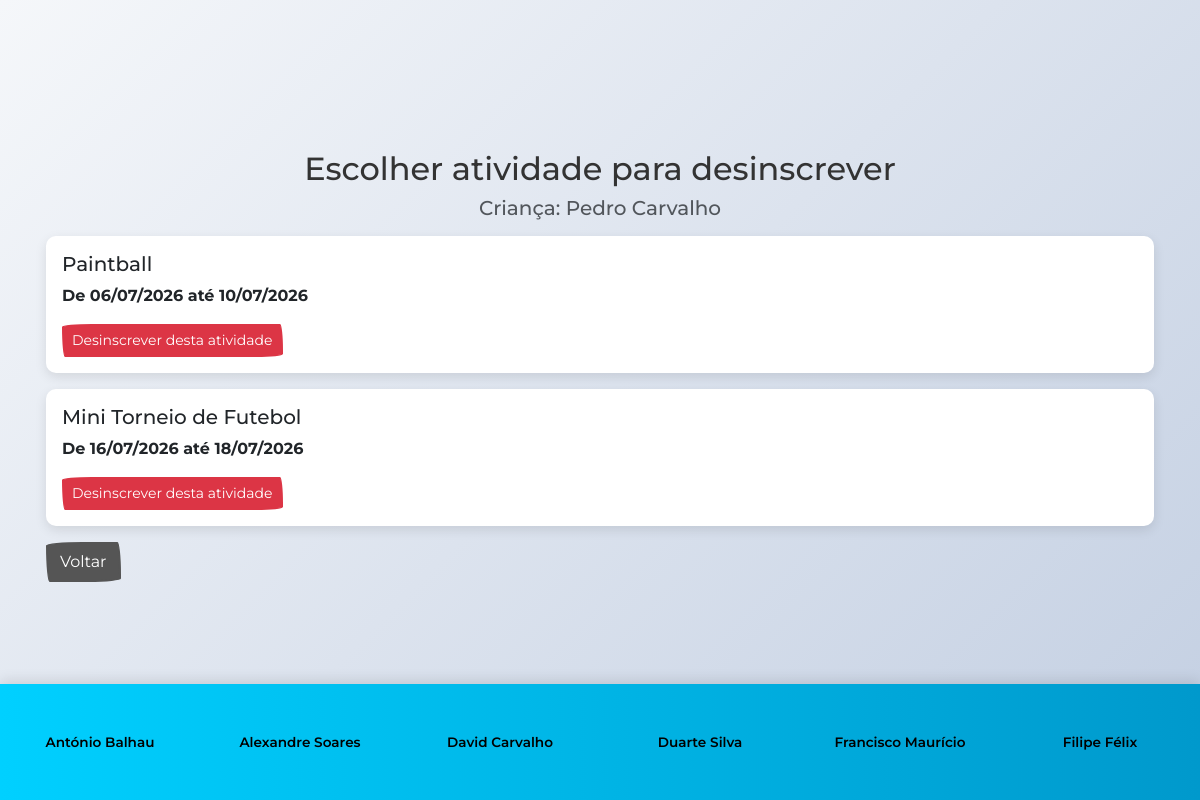
Screenshot of /desinscrever.php?id=2 (signed in) with the database file from the repository.
### tables this page shows
CREATE TABLE IF NOT EXISTS aluno (
  id int(11) NOT NULL AUTO_INCREMENT,
  nome varchar(100) NOT NULL,
  data_nascimento date NOT NULL,
  enc_educacao int(11) NOT NULL,
  PRIMARY KEY (id),
  FOREIGN KEY (enc_educacao) REFERENCES enc_educacao(id)
);

CREATE TABLE IF NOT EXISTS atividade (
  id int(11) NOT NULL AUTO_INCREMENT,
  titulo varchar(100) NOT NULL,
  descricao text NOT NULL,
  imagem varchar(50) NOT NULL,
  data_inicio date NOT NULL,
  data_fim date NOT NULL,
  lotacao_max int(11) NOT NULL,
  PRIMARY KEY (id)
);

### desinscrever.php (the view, shortened to what this page needs)
<?php
$id_user = intval($_SESSION['id_user']);
$nivel = intval($_SESSION['nivel']);
if (isset($_GET['id']) && ctype_digit($_GET['id'])) {
    $id_crianca = (int) $_GET['id'];
} elseif (isset($_POST['id_crianca']) && ctype_digit($_POST['id_crianca'])) {
    $id_crianca = (int) $_POST['id_crianca'];
} else {
    die("Aluno inválido");
}
$voltar = isset($_GET['voltar']) ? $_GET['voltar'] : 'gerir_criancas.php';
if ($nivel == 2) {
    $stmt_enc = mysqli_prepare($conn, "
        SELECT id
        FROM enc_educacao
        WHERE email = (
            SELECT email
            FROM utilizador
            WHERE id = ?
        )
    ");
    mysqli_stmt_bind_param($stmt_enc, "i", $id_user);
    mysqli_stmt_execute($stmt_enc);
    $res_enc = mysqli_stmt_get_result($stmt_enc);
    mysqli_stmt_close($stmt_enc);
    if (!$res_enc || mysqli_num_rows($res_enc) == 0) {
        redirecionarComErro('Encarregado não encontrado na base de dados.', 'erro.php');
    }
    $enc_data = mysqli_fetch_assoc($res_enc);
    $enc_id = intval($enc_data['id']);
    $stmt_aluno = mysqli_prepare($conn, "
        SELECT id, nome
        FROM aluno
        WHERE id = ?
        AND enc_educacao = ?
    ");
    mysqli_stmt_bind_param($stmt_aluno, "ii", $id_crianca, $enc_id);
    mysqli_stmt_execute($stmt_aluno);
    $res_aluno = mysqli_stmt_get_result($stmt_aluno);
    mysqli_stmt_close($stmt_aluno);
    if (!$res_aluno || mysqli_num_rows($res_aluno) == 0) {
        redirecionarComErro('Não tem permissão para desinscrever esta criança.', 'gerir_criancas.php');
    }
    $aluno_atual = mysqli_fetch_assoc($res_aluno);
} elseif ($nivel == 1) {
    $stmt_aluno = mysqli_prepare($conn, "
        SELECT id, nome
        FROM aluno
        WHERE id = ?
    ");
    mysqli_stmt_bind_param($stmt_aluno, "i", $id_crianca);
    mysqli_stmt_execute($stmt_aluno);
    $res_aluno = mysqli_stmt_get_result($stmt_aluno);
    $aluno_atual = mysqli_fetch_assoc($res_aluno);
} else {
    redirecionarComErro('Acesso negado.', 'index.php');
}
$stmt_atividades = mysqli_prepare($conn, "
    SELECT DISTINCT a.id, a.titulo, a.data_inicio, a.data_fim
    FROM atividade a
    INNER JOIN inscricao i ON i.atividade = a.id
    WHERE i.aluno = ?
    ORDER BY a.data_inicio
");
mysqli_stmt_bind_param($stmt_atividades, "i", $id_crianca);
mysqli_stmt_execute($stmt_atividades);
$result = mysqli_stmt_get_result($stmt_atividades);
?>
<!DOCTYPE html>
<html lang="pt">
<head>
    <link rel="stylesheet" href="bootstrap.min.css">
    <link rel="stylesheet" href="style.css">
</head>
<body>
<div class="container" style="padding:2vh; margin-top: 30px;">
    <h2 class="text-center">Escolher atividade para desinscrever</h2>
    <h5 class="text-center text-muted">
        Criança: <?php echo htmlspecialchars($aluno_atual['nome']); ?>
    </h5>
    <?php if ($result && mysqli_num_rows($result) > 0) { ?>
        <?php while ($atividade = mysqli_fetch_assoc($result)) { ?>
            <div class="card mt-3 p-3">
                <h5><?php echo htmlspecialchars($atividade['titulo']); ?></h5>
                <p>
                    De <?php echo date('d/m/Y', strtotime($atividade['data_inicio'])); ?>
                    até <?php echo date('d/m/Y', strtotime($atividade['data_fim'])); ?>
                </p>
                <form method="post" onsubmit="return confirm('Tem a certeza que quer desinscrever esta criança desta atividade?');">
                    <button type="submit" class="btn btn-danger btn-sm">
                        Desinscrever desta atividade
                    </button>
                </form>
            </div>
        <?php } ?>
    <?php } else { ?>
        <div class="alert alert-warning mt-3">
            Esta criança não está inscrita em nenhuma atividade.
        </div>
    <?php } ?>
    <div class="mt-3">
        <a href="<?php echo htmlspecialchars($voltar); ?>" class="btn btn-secondary">
            Voltar
        </a>
    </div>
</div>
<?php include './rodape.php'; ?>
</body>
</html>

### style.css (style rules this page uses)
* { margin: 0; padding: 0; box-sizing: border-box; }
body { font-family: 'Montserrat', sans-serif; background: linear-gradient(135deg, #f5f7fa 0%, #c3cfe2 100%); background-attachment: fixed; color: #333; }
.card { border: none; border-radius: 10px; box-shadow: 0 4px 12px rgba(0, 0, 0, 0.1); transition: all 0.3s ease; background: white; overflow: hidden; }
.container { padding-top: 120px !important; padding-bottom: 120px !important; }

### rows the page displays
aluno: nome "Pedro Carvalho"
atividade: titulo "Paintball", data_inicio "06/07/2026", data_fim "10/07/2026"
atividade: titulo "Mini Torneio de Futebol", data_inicio "16/07/2026", data_fim "18/07/2026"
